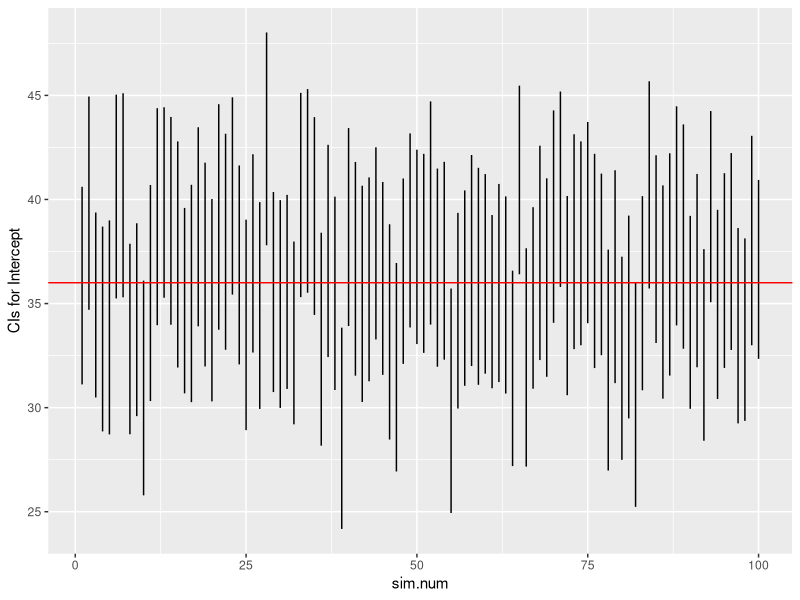
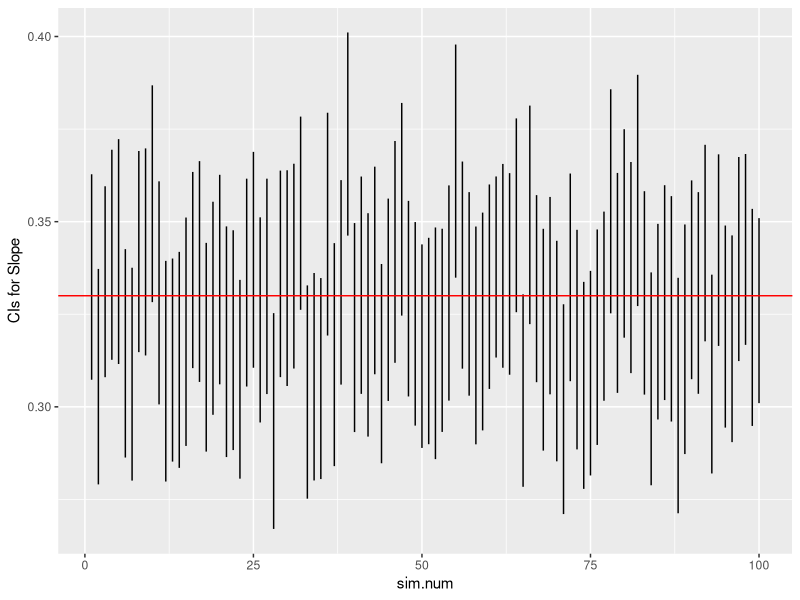
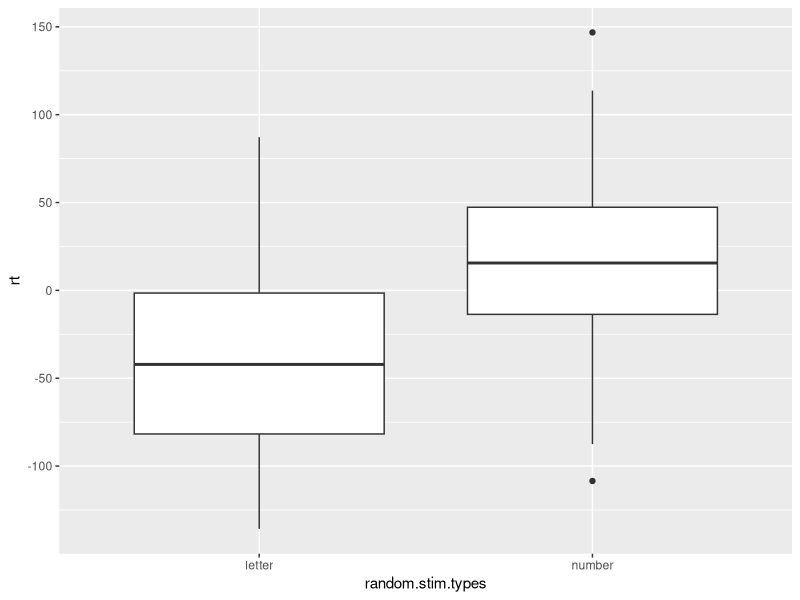
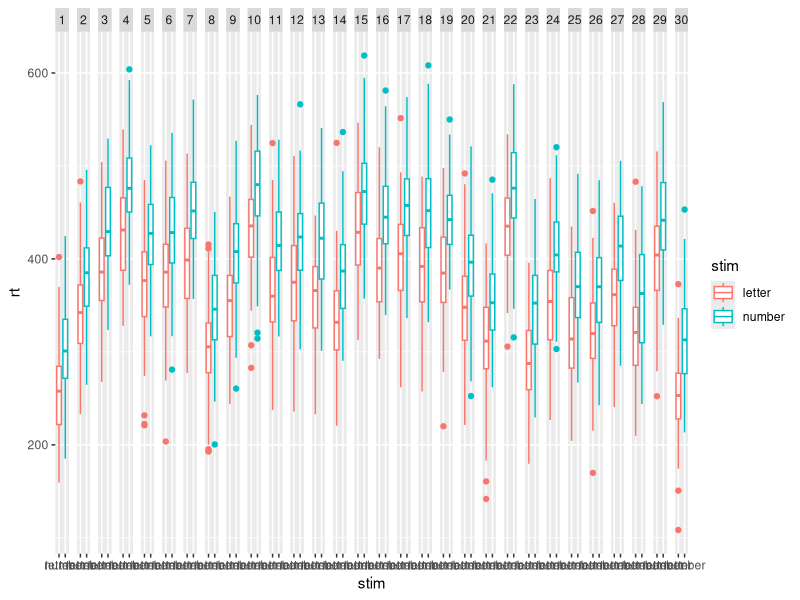

These charts were generated, in order, by the following R code:
## ---- chunk 1
knitr::opts_chunk$set(echo = TRUE)

list.of.packages <- c("ggplot2", "DescTools")

new.packages <- list.of.packages[!(list.of.packages %in% installed.packages()[,"Package"])]
if(length(new.packages)) install.packages(new.packages)

# Loading packages
lapply(list.of.packages, require, character.only = TRUE)
## ---- chunk 2

# define global constants from prior simulation
sample.n = 200
beta0 = 36
beta1 = .33
sigma = 10
min.x = 80
max.x = 250
## ---- chunk 3
Height.weight.sim <- function(sample.n = 200, beta0 = 36, beta1 = .33, sigma = 10, min.x = 80, max.x = 250) {
  # Calculates correlation, intercept, slope estimates for
  # linear relation between two variables
  
  # Args:
  #   sample.n: Number of sample poings, default is 200
  #   beta0: Intercept, default is 36 (inches)
  #   beta1: Slope, default is .33
  #   sigma: Standard deviation of error
  #   min.x: Minimum value for x (weight in lbs)
  #   max.x: Maximum value for x (weight in lbs)
  #
  # Returns:
  #   Named array with values
  #   beta0
  #   beta1
  #   beta0.lo: 2.5% quantile for intercept
  #   beta0.hi  97.5% quantile for intercept
  #   beta1.lo  2.5% quantile for slope
  #   beta1.hi  97.5% quantile for slope

  w <- runif(n = sample.n, min = min.x, max = max.x)

  h.pred <- rep(x = beta0, n = sample.n) + beta1 * w
  h <- h.pred + rnorm(n = sample.n, mean = 0, sd = sigma)
  height.weight <- data.frame(inches = h, lbs = w)

  fit <- lm(formula = inches ~ lbs, data = height.weight)
  ci <- confint(fit)
  
  # Create output vector with named values
  (results <- c("beta0" = beta0, 
    "beta1"= beta1, 
    "beta0.lo" = ci[1,1],
    "beta0.hi" = ci[1,2],
    "beta1.lo" = ci[2,1],
    "beta1.hi" = ci[2,2]))
}
## ---- chunk 4
# Defaults only
Height.weight.sim()

# Larger sample size
Height.weight.sim(sample.n = 500)
## ---- chunk 5
n.simulations = 100
n.vars = 6 # variables Height.weight.sim() outputs

# initialize output array
height.weight.sim.data <- array(0, dim=c(n.simulations, n.vars))

# Repeat Height.weight.sim() n.simulations times
for (i in 1:n.simulations) { 
  height.weight.sim.data[i,] <- Height.weight.sim()
  }
## ---- chunk 6

# Easier to make simulation data a data frame
ht.wt.sims <- as.data.frame(height.weight.sim.data)

# rename variables to be more easily read
names(ht.wt.sims) <- c("beta0", "beta1", 
                       "beta0.lo", "beta0.hi",
                       "beta1.lo", "beta1.hi")

# Add a variable to index the simulation number
ht.wt.sims$sim.num <- 1:n.simulations

# Plot beta0 min and max (now called V3, V4)
ggplot(data = ht.wt.sims) +
  aes(x = sim.num) +
  geom_linerange(mapping = aes(ymin = beta0.lo,
                                ymax = beta0.hi)) +
  ylab("CIs for Intercept") +
  geom_hline(yintercept = beta0, color = "red")
## ---- chunk 7
# Plot beta1 min and max (now called V5, V6)
ggplot(data = ht.wt.sims) +
  aes(x = sim.num) +
  geom_linerange(mapping = aes(ymin = beta1.lo,
                                ymax = beta1.hi)) +
  ylab("CIs for Slope") +
  geom_hline(yintercept = beta1, color = "red")
## ---- chunk 8
# Simulation parameters
n.subs = 30
trials.per.cond = 100

letters.numbers.rt.diff = 50 # ms
rt.mean.across.subs = 35
sigma = 50
cond.labels = c("letter", "number")
cond.rts <- c("letter" = 0, "number" = letters.numbers.rt.diff)

stim.types <- factor(x = rep(x = c(1,2), trials.per.cond), labels = cond.labels)

#sample(factor(x=rep(c("letter", "number"), 100)), 200)
random.stim.types <- sample(stim.types, trials.per.cond*length(cond.labels))

mean.sub.rt <- rnorm(n = 1, mean = rt.mean.across.subs, sd = sigma)
trial.rt <- array(0, dim = length(random.stim.types))

# Generate RTs based on trial, condition
for (t in 1:length(random.stim.types)) {
  trial.rt[t] <- mean.sub.rt + cond.rts[random.stim.types[t]] + rnorm(n = 1, mean = 0, sd = sigma)
}

# Make data frame
letter.number.df <- data.frame(trial = 1:length(random.stim.types), stim = random.stim.types, rt = trial.rt)

ggplot(data = letter.number.df, aes(x = random.stim.types, y = rt)) + geom_boxplot()
## ---- chunk 9
Simulate.sub.rt <- function(trials.per.cond = 100,
                            letters.numbers.rt.diff = 50,
                            rt.mean.across.subs = 350, 
                            sigma = 50) {
  
  cond.rts <- c("letter" = 0, "number" = letters.numbers.rt.diff)
  stim.types <- factor(x = rep(x = c(1,2), trials.per.cond), labels = c("letter", "number"))
  random.stim.types <- sample(stim.types, 200)

  mean.sub.rt <- rnorm(n = 1, mean = rt.mean.across.subs, sd = sigma)
  trial.rt <- array(0, dim = length(random.stim.types))

  # Generate RTs based on trial, condition
  for (t in 1:length(random.stim.types)) {
    trial.rt[t] <- mean.sub.rt + cond.rts[random.stim.types[t]] +
      rnorm(n = 1, mean = 0, sd = sigma)
    }

  # Make data frame
  letter.number.df <- data.frame(trial = 1:length(random.stim.types), 
                                 stim = random.stim.types, 
                                 rt = trial.rt)
}
## ---- chunk 10
Make.sub.rt.df <- function(sub.id) {
  sub.rt.df <- Simulate.sub.rt()
  sub.rt.df$sub.id <- sub.id
  sub.rt.df
}

# Use lapply to make separate data frames for all subs
sub.rt.df.list <- lapply(1:n.subs, Make.sub.rt.df)

# Use Reduce() with the merge function to make one big file
sub.rt.df.merged <- Reduce(function(x, y) merge(x, y, all=TRUE), sub.rt.df.list)
## ---- chunk 11
ggplot(data = sub.rt.df.merged) +
  aes(x=stim, y=rt, color=stim) +
  geom_boxplot() +
  facet_grid(facets = . ~ as.factor(sub.id))
## ---- chunk 12
library(lme4)
fit1 <- lmer(formula = rt ~ stim + (1|sub.id), data = sub.rt.df.merged)
summary(fit1)
## ---- chunk 13
fit2 <- aov(formula = rt ~ stim + Error(as.factor(sub.id)), data = sub.rt.df.merged)
summary(fit2)
